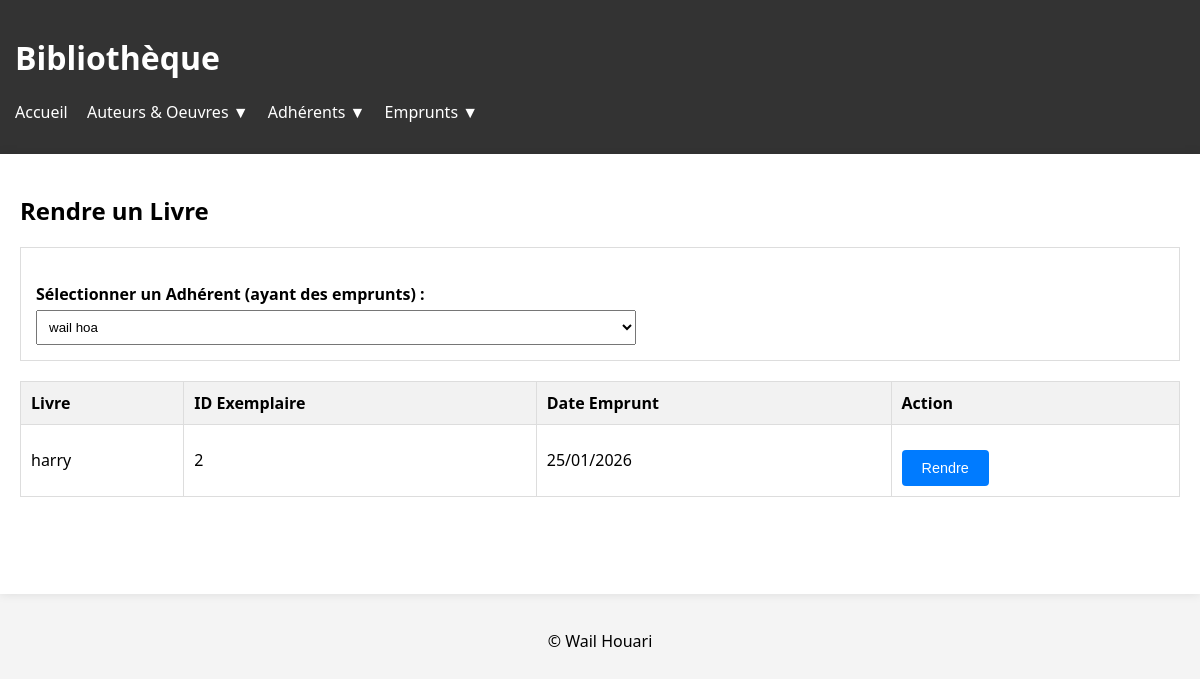
/rendre.php?adherent_id=1, run on the app's committed database.
### tables this page shows
CREATE TABLE `emprunts` (
  `id` int(11) NOT NULL,
  `exemplaire_id` int(11) NOT NULL,
  `adherent_id` int(11) NOT NULL,
  `date_emprunt` date NOT NULL,
  `date_retour` date DEFAULT NULL,
  `date_retour_reelle` date DEFAULT NULL
);

CREATE TABLE `oeuvres` (
  `id` int(11) NOT NULL,
  `titre` varchar(255) NOT NULL,
  `date_parution` int(4) DEFAULT NULL,
  `auteur_id` int(11) DEFAULT NULL
);

CREATE TABLE `exemplaires` (
  `id` int(11) NOT NULL,
  `oeuvre_id` int(11) NOT NULL,
  `etat` varchar(50) DEFAULT 'Bon',
  `prix` decimal(10,2) NOT NULL,
  `date_achat` date NOT NULL
);

### rendre.php (the view, shortened to what this page needs)
<?php
include "includes/db.php";
include "includes/header.php";
$adherent_id = isset($_GET['adherent_id']) ? (int)$_GET['adherent_id'] : 0;
?>
<h2>Rendre un Livre</h2>
<div style="background: #fff; padding: 15px; border: 1px solid #ddd; margin-bottom: 20px;">
    <form method="get" action="rendre.php" style="width: 100%; border:none; padding:0;">
        <label>Sélectionner un Adhérent (ayant des emprunts) :</label>
        <select name="adherent_id" onchange="this.form.submit()">
            <?php
            $sql_adh = "SELECT DISTINCT a.id, a.nom, a.prenom
                        FROM adherents a
                        JOIN emprunts e ON a.id = e.adherent_id
                        WHERE e.date_retour_reelle IS NULL";
            $res_adh = mysqli_query($conn, $sql_adh);
            while ($r = mysqli_fetch_assoc($res_adh)) {
                $sel = ($adherent_id == $r['id']) ? 'selected' : '';
                echo "<option value='{$r['id']}' $sel>{$r['nom']} {$r['prenom']}</option>";
            }
            ?>
        </select>
    </form>
</div>
<?php if ($adherent_id > 0): ?>
    <table>
        <thead>
            <tr>
                <th>Livre</th>
                <th>ID Exemplaire</th>
                <th>Date Emprunt</th>
                <th>Action</th>
            </tr>
        </thead>
        <tbody>
            <?php
            $sql_emp = "SELECT e.id as emprunt_id, e.date_emprunt, ex.id as ex_id, o.titre
                        FROM emprunts e
                        JOIN exemplaires ex ON e.exemplaire_id = ex.id
                        JOIN oeuvres o ON ex.oeuvre_id = o.id
                        WHERE e.adherent_id = $adherent_id AND e.date_retour_reelle IS NULL";
            $res_emp = mysqli_query($conn, $sql_emp);
            while ($row = mysqli_fetch_assoc($res_emp)) {
                $date_emp_aff = date("d/m/Y", strtotime($row['date_emprunt']));
                echo "<tr>
                    <td>{$row['titre']}</td>
                    <td>{$row['ex_id']}</td>
                    <td>{$date_emp_aff}</td>
                    <td>
                        <form method='post' style='margin:0; padding:0; border:none; width:auto;'>
                            <input type='hidden' name='emprunt_id' value='{$row['emprunt_id']}'>
                            <input type='hidden' name='adherent_id_hidden' value='$adherent_id'>
                            <input type='submit' name='rendre_livre' value='Rendre' class='btn btn-add'>
                        </form>
                    </td>
                </tr>";
            }
            ?>
        </tbody>
    </table>
<?php endif; ?>
<?php include "includes/footer.php"; ?>

### assets/css/style.css (style rules this page uses)
body { font-family: 'Segoe UI', Tahoma, Geneva, Verdana, sans-serif; background-color: #f4f4f4; margin: 0; }
table { width: 100%; border-collapse: collapse; margin-top: 20px; }
th, td { border: 1px solid #ddd; padding: 10px; text-align: left; }
th { background-color: #f2f2f2; }
.btn { padding: 5px 10px; text-decoration: none; color: white; border-radius: 4px; font-size: 0.9em; cursor: pointer; }
.btn-add { background-color: #28a745; }
form { margin-top: 20px; max-width: 600px; }
label { display: block; margin-top: 10px; font-weight: bold; }
input[type="text"], input[type="date"], select, textarea { width: 100%; padding: 8px; margin-top: 5px; box-sizing: border-box; }
input[type="submit"] { margin-top: 15px; padding: 10px 20px; background-color: #007bff; color: white; border: none; cursor: pointer; }

### data on the page
emprunts: oeuvres.titre "harry", exemplaire "2", date_emprunt "25/01/2026"

### other printed values
form field adherent_id "wail hoa"
